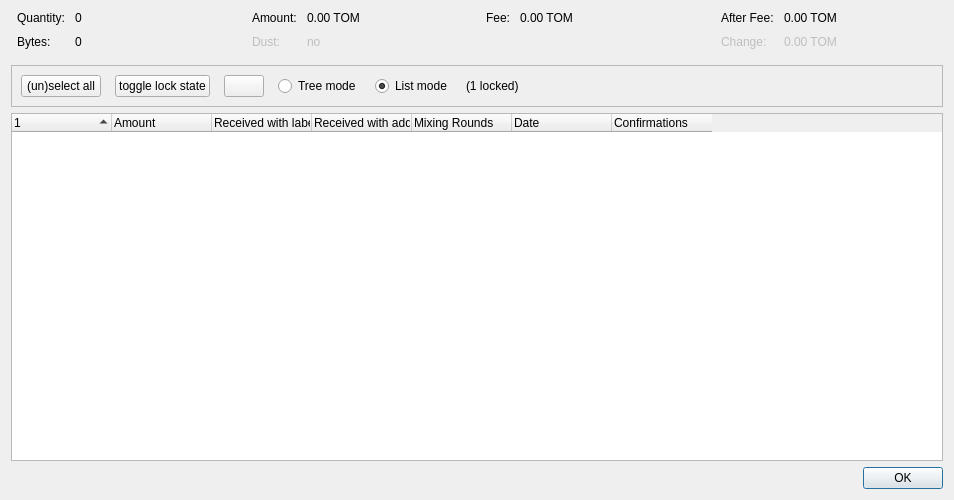
<?xml version="1.0" encoding="UTF-8"?>
<ui version="4.0">
 <class>CoinControlDialog</class>
 <widget class="QDialog" name="CoinControlDialog">
  <property name="geometry">
   <rect>
    <x>0</x>
    <y>0</y>
    <width>954</width>
    <height>500</height>
   </rect>
  </property>
  <property name="windowTitle">
   <string>Coin Selection</string>
  </property>
  <layout class="QVBoxLayout" name="verticalLayout">
   <item>
    <layout class="QHBoxLayout" name="horizontalLayoutTop" stretch="0,0,0,0">
     <property name="topMargin">
      <number>0</number>
     </property>
     <property name="bottomMargin">
      <number>10</number>
     </property>
     <item>
      <layout class="QFormLayout" name="formLayoutCoinControl1">
       <property name="horizontalSpacing">
        <number>10</number>
       </property>
       <property name="verticalSpacing">
        <number>10</number>
       </property>
       <property name="leftMargin">
        <number>6</number>
       </property>
       <property name="rightMargin">
        <number>6</number>
       </property>
       <item row="0" column="0">
        <widget class="QLabel" name="labelCoinControlQuantityText">
         <property name="text">
          <string>Quantity:</string>
         </property>
        </widget>
       </item>
       <item row="0" column="1">
        <widget class="QLabel" name="labelCoinControlQuantity">
         <property name="cursor">
          <cursorShape>IBeamCursor</cursorShape>
         </property>
         <property name="contextMenuPolicy">
          <enum>Qt::ActionsContextMenu</enum>
         </property>
         <property name="text">
          <string notr="true">0</string>
         </property>
         <property name="textInteractionFlags">
          <set>Qt::LinksAccessibleByMouse|Qt::TextSelectableByKeyboard|Qt::TextSelectableByMouse</set>
         </property>
        </widget>
       </item>
       <item row="1" column="0">
        <widget class="QLabel" name="labelCoinControlBytesText">
         <property name="text">
          <string>Bytes:</string>
         </property>
        </widget>
       </item>
       <item row="1" column="1">
        <widget class="QLabel" name="labelCoinControlBytes">
         <property name="cursor">
          <cursorShape>IBeamCursor</cursorShape>
         </property>
         <property name="contextMenuPolicy">
          <enum>Qt::ActionsContextMenu</enum>
         </property>
         <property name="text">
          <string notr="true">0</string>
         </property>
         <property name="textInteractionFlags">
          <set>Qt::LinksAccessibleByMouse|Qt::TextSelectableByKeyboard|Qt::TextSelectableByMouse</set>
         </property>
        </widget>
       </item>
      </layout>
     </item>
     <item>
      <layout class="QFormLayout" name="formLayoutCoinControl2">
       <property name="horizontalSpacing">
        <number>10</number>
       </property>
       <property name="verticalSpacing">
        <number>10</number>
       </property>
       <property name="leftMargin">
        <number>6</number>
       </property>
       <property name="rightMargin">
        <number>6</number>
       </property>
       <item row="0" column="0">
        <widget class="QLabel" name="labelCoinControlAmountText">
         <property name="text">
          <string>Amount:</string>
         </property>
        </widget>
       </item>
       <item row="0" column="1">
        <widget class="QLabel" name="labelCoinControlAmount">
         <property name="cursor">
          <cursorShape>IBeamCursor</cursorShape>
         </property>
         <property name="contextMenuPolicy">
          <enum>Qt::ActionsContextMenu</enum>
         </property>
         <property name="text">
          <string notr="true">0.00 TOM</string>
         </property>
         <property name="textInteractionFlags">
          <set>Qt::LinksAccessibleByMouse|Qt::TextSelectableByKeyboard|Qt::TextSelectableByMouse</set>
         </property>
        </widget>
       </item>
       <item row="1" column="0">
        <widget class="QLabel" name="labelCoinControlLowOutputText">
         <property name="enabled">
          <bool>false</bool>
         </property>
         <property name="text">
          <string>Dust:</string>
         </property>
        </widget>
       </item>
       <item row="1" column="1">
        <widget class="QLabel" name="labelCoinControlLowOutput">
         <property name="enabled">
          <bool>false</bool>
         </property>
         <property name="cursor">
          <cursorShape>IBeamCursor</cursorShape>
         </property>
         <property name="contextMenuPolicy">
          <enum>Qt::ActionsContextMenu</enum>
         </property>
         <property name="text">
          <string notr="true">no</string>
         </property>
         <property name="textInteractionFlags">
          <set>Qt::LinksAccessibleByMouse|Qt::TextSelectableByKeyboard|Qt::TextSelectableByMouse</set>
         </property>
        </widget>
       </item>
      </layout>
     </item>
     <item>
      <layout class="QFormLayout" name="formLayoutCoinControl3">
       <property name="horizontalSpacing">
        <number>10</number>
       </property>
       <property name="verticalSpacing">
        <number>10</number>
       </property>
       <property name="leftMargin">
        <number>6</number>
       </property>
       <property name="rightMargin">
        <number>6</number>
       </property>
       <item row="0" column="0">
        <widget class="QLabel" name="labelCoinControlFeeText">
         <property name="text">
          <string>Fee:</string>
         </property>
        </widget>
       </item>
       <item row="0" column="1">
        <widget class="QLabel" name="labelCoinControlFee">
         <property name="cursor">
          <cursorShape>IBeamCursor</cursorShape>
         </property>
         <property name="contextMenuPolicy">
          <enum>Qt::ActionsContextMenu</enum>
         </property>
         <property name="text">
          <string notr="true">0.00 TOM</string>
         </property>
         <property name="textInteractionFlags">
          <set>Qt::LinksAccessibleByMouse|Qt::TextSelectableByKeyboard|Qt::TextSelectableByMouse</set>
         </property>
        </widget>
       </item>
      </layout>
     </item>
     <item>
      <layout class="QFormLayout" name="formLayoutCoinControl4">
       <property name="horizontalSpacing">
        <number>10</number>
       </property>
       <property name="verticalSpacing">
        <number>10</number>
       </property>
       <property name="leftMargin">
        <number>6</number>
       </property>
       <property name="rightMargin">
        <number>6</number>
       </property>
       <item row="0" column="0">
        <widget class="QLabel" name="labelCoinControlAfterFeeText">
         <property name="text">
          <string>After Fee:</string>
         </property>
        </widget>
       </item>
       <item row="0" column="1">
        <widget class="QLabel" name="labelCoinControlAfterFee">
         <property name="cursor">
          <cursorShape>IBeamCursor</cursorShape>
         </property>
         <property name="contextMenuPolicy">
          <enum>Qt::ActionsContextMenu</enum>
         </property>
         <property name="text">
          <string notr="true">0.00 TOM</string>
         </property>
         <property name="textInteractionFlags">
          <set>Qt::LinksAccessibleByMouse|Qt::TextSelectableByKeyboard|Qt::TextSelectableByMouse</set>
         </property>
        </widget>
       </item>
       <item row="1" column="0">
        <widget class="QLabel" name="labelCoinControlChangeText">
         <property name="enabled">
          <bool>false</bool>
         </property>
         <property name="text">
          <string>Change:</string>
         </property>
        </widget>
       </item>
       <item row="1" column="1">
        <widget class="QLabel" name="labelCoinControlChange">
         <property name="enabled">
          <bool>false</bool>
         </property>
         <property name="cursor">
          <cursorShape>IBeamCursor</cursorShape>
         </property>
         <property name="contextMenuPolicy">
          <enum>Qt::ActionsContextMenu</enum>
         </property>
         <property name="text">
          <string notr="true">0.00 TOM</string>
         </property>
         <property name="textInteractionFlags">
          <set>Qt::LinksAccessibleByMouse|Qt::TextSelectableByKeyboard|Qt::TextSelectableByMouse</set>
         </property>
        </widget>
       </item>
      </layout>
     </item>
    </layout>
   </item>
   <item>
    <widget class="QFrame" name="frame">
     <property name="minimumSize">
      <size>
       <width>0</width>
       <height>40</height>
      </size>
     </property>
     <property name="frameShape">
      <enum>QFrame::StyledPanel</enum>
     </property>
     <property name="frameShadow">
      <enum>QFrame::Sunken</enum>
     </property>
     <layout class="QHBoxLayout" name="horizontalLayout">
      <item>
       <layout class="QHBoxLayout" name="horizontalLayoutPanel" stretch="0,0,0,0,0,0,0">
        <property name="spacing">
         <number>14</number>
        </property>
        <item>
         <widget class="QPushButton" name="pushButtonSelectAll">
          <property name="sizePolicy">
           <sizepolicy hsizetype="Maximum" vsizetype="Fixed">
            <horstretch>0</horstretch>
            <verstretch>0</verstretch>
           </sizepolicy>
          </property>
          <property name="text">
           <string>(un)select all</string>
          </property>
          <property name="autoDefault">
           <bool>false</bool>
          </property>
         </widget>
        </item>
        <item>
         <widget class="QPushButton" name="pushButtonToggleLock">
          <property name="sizePolicy">
           <sizepolicy hsizetype="Maximum" vsizetype="Fixed">
            <horstretch>0</horstretch>
            <verstretch>0</verstretch>
           </sizepolicy>
          </property>
          <property name="text">
           <string>toggle lock state</string>
          </property>
          <property name="autoDefault">
           <bool>false</bool>
          </property>
         </widget>
        </item>
        <item>
         <widget class="QPushButton" name="hideButton">
          <property name="sizePolicy">
           <sizepolicy hsizetype="Maximum" vsizetype="Fixed">
            <horstretch>0</horstretch>
            <verstretch>0</verstretch>
           </sizepolicy>
          </property>
          <property name="text">
           <string/>
          </property>
          <property name="autoDefault">
           <bool>false</bool>
          </property>
         </widget>
        </item>
        <item>
         <widget class="QRadioButton" name="radioTreeMode">
          <property name="sizePolicy">
           <sizepolicy hsizetype="Maximum" vsizetype="Fixed">
            <horstretch>0</horstretch>
            <verstretch>0</verstretch>
           </sizepolicy>
          </property>
          <property name="text">
           <string>Tree mode</string>
          </property>
         </widget>
        </item>
        <item>
         <widget class="QRadioButton" name="radioListMode">
          <property name="sizePolicy">
           <sizepolicy hsizetype="Maximum" vsizetype="Fixed">
            <horstretch>0</horstretch>
            <verstretch>0</verstretch>
           </sizepolicy>
          </property>
          <property name="text">
           <string>List mode</string>
          </property>
          <property name="checked">
           <bool>true</bool>
          </property>
         </widget>
        </item>
        <item>
         <widget class="QLabel" name="labelLocked">
          <property name="text">
           <string>(1 locked)</string>
          </property>
         </widget>
        </item>
        <item>
         <spacer name="horizontalSpacer">
          <property name="orientation">
           <enum>Qt::Horizontal</enum>
          </property>
          <property name="sizeHint" stdset="0">
           <size>
            <width>40</width>
            <height>20</height>
           </size>
          </property>
         </spacer>
        </item>
       </layout>
      </item>
     </layout>
    </widget>
   </item>
   <item>
    <widget class="CoinControlTreeWidget" name="treeWidget">
     <property name="contextMenuPolicy">
      <enum>Qt::CustomContextMenu</enum>
     </property>
     <property name="sortingEnabled">
      <bool>false</bool>
     </property>
     <property name="columnCount">
      <number>7</number>
     </property>
     <attribute name="headerShowSortIndicator" stdset="0">
      <bool>true</bool>
     </attribute>
     <attribute name="headerStretchLastSection">
      <bool>false</bool>
     </attribute>
     <column>
      <property name="text">
       <string/>
      </property>
     </column>
     <column>
      <property name="text">
       <string>Amount</string>
      </property>
     </column>
     <column>
      <property name="text">
       <string>Received with label</string>
      </property>
     </column>
     <column>
      <property name="text">
       <string>Received with address</string>
      </property>
     </column>
     <column>
      <property name="text">
       <string>Mixing Rounds</string>
      </property>
     </column>
     <column>
      <property name="text">
       <string>Date</string>
      </property>
     </column>
     <column>
      <property name="text">
       <string>Confirmations</string>
      </property>
      <property name="toolTip">
       <string>Confirmed</string>
      </property>
     </column>
    </widget>
   </item>
   <item>
    <widget class="QDialogButtonBox" name="buttonBox">
     <property name="orientation">
      <enum>Qt::Horizontal</enum>
     </property>
     <property name="standardButtons">
      <set>QDialogButtonBox::Ok</set>
     </property>
    </widget>
   </item>
  </layout>
 </widget>
 <customwidgets>
  <customwidget>
   <class>CoinControlTreeWidget</class>
   <extends>QTreeWidget</extends>
   <header>qt/coincontroltreewidget.h</header>
  </customwidget>
 </customwidgets>
 <resources/>
 <connections/>
</ui>
